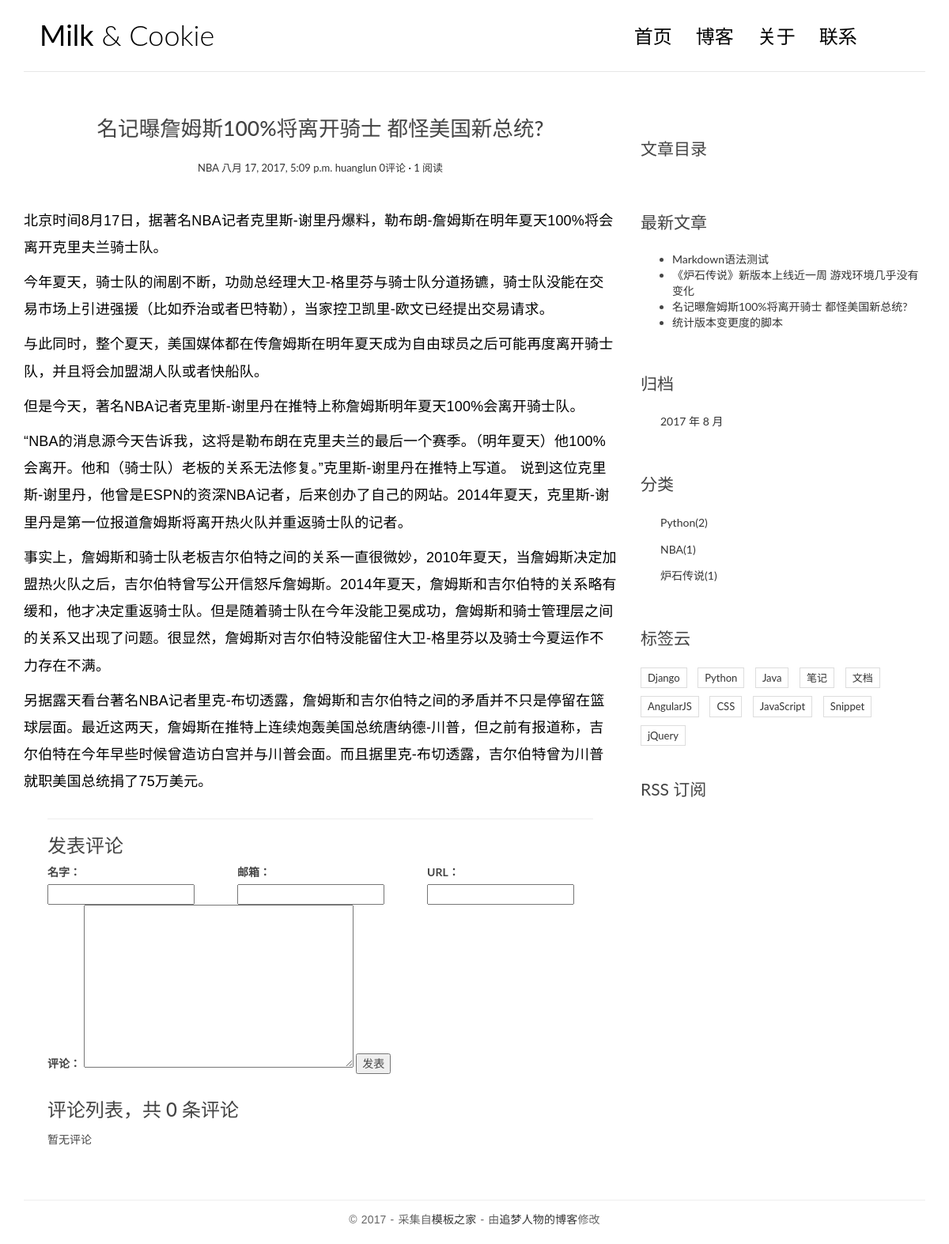
Page /article/3/ on the committed database.
### blog/models.py (models this page shows, shortened)
@python_2_unicode_compatible
class Article(models.Model):
    title = models.CharField(max_length=70)
    body = models.TextField()
    created_time = models.DateTimeField()
    modified_time = models.DateTimeField()
    excerpt = models.CharField(max_length=200, blank=True)
    category = models.ForeignKey(Category)
    tags = models.ManyToManyField(Tag, blank=True)
    author = models.ForeignKey(User)
    views = models.PositiveIntegerField(default=0)
    def get_absolute_url(self):
        return reverse('blog:detail', kwargs={'pk': self.pk})
    def increase_views(self):
        self.views += 1
        self.save(update_fields=['views'])
    class Meta:
        ordering = ['-created_time']

@python_2_unicode_compatible
class Category(models.Model):
    name = models.CharField(max_length=100)

### blog/views.py (the view)
# urls.py: url(r'^article/(?P<pk>[0-9]+)/$', views.detail, name='detail'),
def detail(request, pk):
    article = get_object_or_404(Article, pk=pk)
    article.increase_views()
    md = markdown.Markdown(extensions=[
        'markdown.extensions.extra',
        'markdown.extensions.codehilite',
        TocExtension(slugify=slugify),
    ])
    article.body = md.convert(article.body)
    form = CommentForm()
    comment_list = article.comment_set.all()
    context = {
        'article': article,
        'form': form,
        'comment_list': comment_list,
        'toc': md.toc
    }
    return render(request, 'blog/detail.html', context=context)

### comments/forms.py
class CommentForm(forms.ModelForm):
    class Meta:
        model = Comment
        fields = ['name', 'email', 'url', 'text']

### blog/templatetags/blog_tags.py (called while the page is built)
@register.simple_tag
def get_recent_articles(num=5):
    return Article.objects.all().order_by('-created_time')[:num]

@register.simple_tag
def archives():
    return Article.objects.dates('created_time', 'month', order='DESC')

@register.simple_tag
def get_categories():
    category_list = Category.objects.annotate(num_articles=Count('article'))
    return category_list

### templates/blog/detail.html (shortened to what this page needs)
{% extends 'blog/base.html' %}
{% block main %}
    <article class="article article-{{ article.pk }}">
        <header class="entry-header">
            <h1 class="entry-title">{{ article.title }}</h1>
            <div class="entry-meta">
                <span class="article-category"><a href="#">{{ article.category.name }}</a></span>
                <span class="article-date">
                    <a href="#">
                        <time class="entry-date" datetime="{{ article.created_time }}">{{ article.created_time }}
                        </time>
                    </a>
                </span>
                <span class="article-author"><a href="#">{{ article.author }}</a></span>
                <span class="comments-link"><a href="#">{{ article.comment_set.count }}评论</a></span>
                <span class="views-count"><a href="#">{{ article.views }} 阅读</a></span>
            </div>
        </header>
        <div class="entry-content clearfix">
            <p>{{ article.body|safe }}</p>
        </div>
    </article>
    <section class="comment-area" id="comment-area">
        <hr>
        <h3>发表评论</h3>
        <form action="{% url 'comments:post_comment' article.pk %}" method="post" class="comment-btn">
            <div class="row">
                <div class="col-md-4">
                    <label for="{{ form.name.id_for_label }}">名字：</label>
                    {{ form.name }}
                </div>
                <div class="col-md-4">
                    <label for="{{ form.email.id_for_label }}">邮箱：</label>
                    {{ form.email }}
                </div>
                <div class="col-md-4">
                    <label for="{{ form.url.id_for_label }}">URL：</label>
                    {{ form.url }}
                </div>
                <div class="col-md-12">
                    <label for="{{ form.text.id_for_label }}">评论：</label>
                    {{ form.text }}
                    <button type="submit" class="comment-btn">发表</button>
                </div>
            </div>
        </form>
        <div class="comment-list-panel">
            <h3>评论列表，共 <span>{{ article.comment_set.count }}</span> 条评论</h3>
            <ul class="comment-list list-unstyled">
                {% for comment in comment_list %}
                <li class="comment-item">
                    <span class="nickname">{{ comment.name }}</span>
                    <time class="submit-date">{{ comment.created_time }}</time>
                    <div class="text">
                        {{ comment.text }}
                    </div>
                </li>
                {% empty %}
                暂无评论
                {% endfor %}
            </ul>
        </div>
    </section>
{% endblock main %}
{% block toc %}
    <div class="widget widget-content">
        <h3 class="widget-title">文章目录</h3>
    </div>
{% endblock toc %}

### templates/blog/base.html (shortened to what this page needs)
{% load staticfiles %}
{% load blog_tags %}
<!DOCTYPE html>
<html>
<head>
    <link rel="stylesheet" href="http://code.ionicframework.com/ionicons/2.0.1/css/ionicons.min.css">
    <link rel="stylesheet" href="{% static 'blog/css/bootstrap.min.css' %}">
    <link rel="stylesheet" href="{% static 'blog/css/pace.css' %}">
    <link rel="stylesheet" href="{% static 'blog/css/custom.css' %}">
    <link rel="stylesheet" href="{% static 'blog/css/highlights/github.css' %}">
</head>
<body>
<div class="container">
    <header id="site-header">
        <div class="row">
            <div class="col-md-4 col-sm-5 col-xs-8">
                <div class="logo">
                    <h1><a href="{% url 'blog:index' %}"><b>Milk</b> &amp; Cookie</a> </h1>
                </div>
            </div>
            <div class="col-md-8 col-sm-7 col-xs-4">
                <nav class="main-nav" role="navigation">
                    <div class="collapse navbar-collapse" id="bs-example-navbar-collapse-1">
                        <ul class="nav navbar-nav navbar-right">
                            <li class="cl-effect-11"><a href="{% url 'blog:index' %}" data-hover="首页">首页</a></li>
                            <li class="cl-effect-11"><a href="{% url 'blog:index' %}" data-hover="博客">博客</a></li>
                            <li class="cl-effect-11"><a href="{% url 'blog:index' %}" data-hover="关于">关于</a></li>
                            <li class="cl-effect-11"><a href="{% url 'blog:index' %}" data-hover="联系">联系</a></li>
                        </ul>
                    </div>
                </nav>
            </div>
        </div>
    </header>
</div>
<div class="content-body">
    <div class="container">
        <div class="row">
            <main class="col-md-8">
                {% block main %}
                {% endblock main %}
            </main>
            <aside class="col-md-4">
                {% block toc %}
                {% endblock toc %}
                <div class="widget widget-recent-articles">
                    <h3 class="widget-title">最新文章</h3>
                    {% get_recent_articles as recent_article_list %}
                    <ul>
                        {% for article in recent_article_list %}
                            <li>
                                <a href="{{ article.get_absolute_url }}">{{ article.title }}</a>
                            </li>
                        {% empty %}
                            暂无文章！
                        {% endfor %}
                    </ul>
                </div>
                <div class="widget widget-archives">
                    <h3 class="widget-title">归档</h3>
                    {% archives as date_list %}
                    <ul>
                        {% for date in date_list %}
                            <li>
                                <a href="{% url 'blog:archives' date.year date.month %}">
                                    {{ date.year }} 年 {{ date.month }} 月
                                </a>
                            </li>
                        {% empty %}
                            暂无归档！
                        {% endfor %}
                    </ul>
                </div>
                <div class="widget widget-category">
                    <h3 class="widget-title">分类</h3>
                    {% get_categories as category_list %}
                    <ul>
                        {% for category in category_list %}
                            <li>
                                <a href="{% url 'blog:category' category.pk %}">
                                    {{ category.name }}({{ category.num_articles }})
                                </a>
                            </li>
                        {% empty %}
                            暂无分类！
                        {% endfor %}
                    </ul>
                </div>
                <div class="widget widget-tag-cloud">
                    <h3 class="widget-title">标签云</h3>
                    <ul>
                        <li>
                            <a href="#">Django</a>
                        </li>
                        <li>
                            <a href="#">Python</a>
                        </li>
                        <li>
                            <a href="#">Java</a>
                        </li>
                        <li>
                            <a href="#">笔记</a>
                        </li>
                        <li>
                            <a href="#">文档</a>
                        </li>
                        <li>
                            <a href="#">AngularJS</a>
                        </li>
                        <li>
                            <a href="#">CSS</a>
                        </li>
                        <li>
                            <a href="#">JavaScript</a>
                        </li>
                        <li>
                            <a href="#">Snippet</a>
                        </li>
                        <li>
                            <a href="#">jQuery</a>
                        </li>
                    </ul>
                </div>
                <div class="rss">
                    <a href=""> RSS 订阅</a>
                </div>
            </aside>
        </div>
    </div>
</div>
<footer id="site-footer">
    <div class="container">
        <div class="row">
            <div class="col-md-12">
                <p class="copyright">&copy 2017 - 采集自<a href="http://www.cssmoban.com/"
                                                        target="_blank" title="模板之家">模板之家</a>
                    - 由<a href="http://zmrenwu.com/" title="网页模板" target="_blank">追梦人物的博客</a>修改
                </p>
            </div>
        </div>
    </div>
</footer>
</body>
</html>

### blog/static/blog/css/custom.css (style rules this page uses)
* { outline: none; }
h1, h2, h3, h4, h5, h6 { margin-top: 0; }
b { font-weight: 400; }
a { color: #333; }
body { color: #444; font-family: 'Lato', sans-serif; }
p { font-family: 'Ubuntu', sans-serif; font-weight: 400; word-spacing: 1px; letter-spacing: 0.01em; }
#site-header { background-color: #FFF; padding: 25px 20px; margin-bottom: 40px; border-bottom: 1px solid #e7e7e7; }
.logo h1 a { color: #000; }
.logo h1 { margin: 0; font-family: 'Lato', sans-serif; font-weight: 300; }
.main-nav { margin-top: 11px; max-width: 95%; }
.main-nav a { color: #000000 !important; padding: 0 0 5px 0 !important; margin-right: 30px; font-family: 'Lato', sans-serif; font-weight: 300; font-size: 24px; }
.cl-effect-11 a { padding: 10px 0; color: #0972b4; text-shadow: none; }
.cl-effect-11 a::before { position: absolute; top: 0; left: 0; overflow: hidden; padding: 0 0 5px 0 !important; max-width: 0; border-bottom: 1px solid #000; color: #000; content: attr(data-hover); white-space: nowrap; -webkit-transition: max-width 0.5s; -moz-transition: max-width 0.5s; transition: max-width 0.5s; }
.content-body { padding-bottom: 4em; }
.entry-title { text-align: center; font-size: 1.9em; margin-bottom: 20px; line-height: 1.6; padding: 10px 20px 0; }
.entry-meta { text-align: center; color: #DDDDDD; font-size: 13px; margin-bottom: 30px; }
.entry-content { font-size: 18px; line-height: 1.9; font-weight: 300; color: #000; }
.post-category::after, .post-date::after, .post-author::after, .comments-link::after { content: ' ·'; color: #000; }
.widget { background: #fff; padding: 30px 0 0; }
.widget-title { font-size: 1.5em; margin-bottom: 20px; line-height: 1.6; padding: 10px 0 0; font-weight: 400; }
.widget-archives ul { padding: 0; margin: 0; padding-left: 25px; }
.widget-archives ul li { list-style-type: none; position: relative; line-height: 170%; margin-bottom: 10px; }
.widget-archives ul li::before { content: '\f3f3'; font-family: "Ionicons"; position: absolute; left: -25px; top: 1px; font-size: 16px; color: #000; }
.widget-category ul { padding: 0; margin: 0; padding-left: 25px; }
.widget-category ul li { list-style-type: none; position: relative; line-height: 170%; margin-bottom: 10px; }
.widget-category ul li::before { content: '\f3fe'; font-family: "Ionicons"; position: absolute; left: -25px; top: 1px; font-size: 18px; color: #000; }
.widget-tag-cloud ul { padding: 0; margin: 0; margin-right: -10px; }
.widget-tag-cloud ul li { list-style-type: none; font-size: 13px; display: inline-block; margin-right: 10px; margin-bottom: 10px; padding: 3px 8px; border: 1px solid #ddd; }
.rss { font-size: 21px; margin-top: 30px; }
.rss a { color: #444; }
#site-footer { padding-top: 10px; padding: 0 0 1.5em 0; }
.copyright { text-align: center; padding-top: 1em; margin: 0; border-top: 1px solid #eee; color: #666; }
.comment-area { padding: 0 30px 0; }
.comment-list-panel { margin-top: 30px; }
.comment-list { margin-top: 15px; }

### rows in the picture
Article: title "名记曝詹姆斯100%将离开骑士 都怪美国新总统?", category.name "NBA", created_time "八月 17, 2017, 5:09 p.m.", author "huanglun", comment_set.count "0", views "1", body "北京时间8月17日，据著名NBA记者克里斯-谢里丹爆料，勒布朗-詹姆斯在明年夏天100%将会离开克里夫兰骑士队。 今年夏天，骑士队的闹剧不断，功勋总经理大卫-格里芬与骑士队分道扬镳，骑士队没能在交易市场上引进强援（比如乔治或者巴特勒），当家控卫凯里-欧文已经提出交易请求。 与此同时，整个夏天，美国媒体都在传詹姆斯在明年夏天成为自由球员之后可能再度离开骑士队，并且将会加盟湖人队或者快船队。 但是今天，著名NBA记者克里斯-谢里丹在推特上称詹姆斯明年夏天100%会离开骑士队。 “NBA的消息源今天告诉我，这将是勒布朗在克里夫兰的最后一个赛季。（明年夏天）他100%会离开。他和（骑士队）老板的关系无法修复。”克里斯-谢里丹在推特上写道。 说到这位克里斯-谢里丹，他曾是ESPN的资深NBA记者，后来创办了自己的网站。2014年夏天，克里斯-谢里丹是第一位报道詹姆斯将离开热火队并重返骑士队的记者。 事实上，詹姆斯和骑士队老板吉尔伯特之间的关系一直很微妙，2010年夏天，当詹姆斯决定加盟热火队之后，吉尔伯特曾写公开信怒斥詹姆斯。2014年夏天，詹姆斯和吉尔伯特的关系略有缓和，他才决定重返骑士队。但是随着骑士队在今年没能卫冕成功，詹姆斯和骑士管理层之间的关系又出现了问题。很显然，詹姆斯对吉尔伯特没能留住大卫-格里芬以及骑士今夏运作不力存在不满。…"
Article: title "Markdown语法测试"
Article: title "《炉石传说》新版本上线近一周 游戏环境几乎没有变化"
Article: title "统计版本变更度的脚本"
Category: name "Python", num_articles "2"
Category: name "NBA", num_articles "1"
Category: name "炉石传说", num_articles "1"

### other values in the picture
{{ date.year }} "2017"
{{ date.month }} "8"
